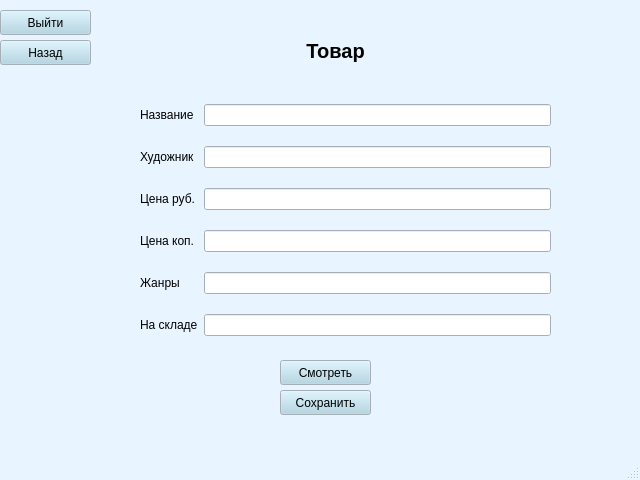
<?xml version="1.0" encoding="UTF-8"?>
<ui version="4.0">
 <class>MainWindow</class>
 <widget class="QMainWindow" name="MainWindow">
  <property name="geometry">
   <rect>
    <x>0</x>
    <y>0</y>
    <width>640</width>
    <height>480</height>
   </rect>
  </property>
  <property name="palette">
   <palette>
    <active>
     <colorrole role="WindowText">
      <brush brushstyle="SolidPattern">
       <color alpha="255">
        <red>0</red>
        <green>0</green>
        <blue>0</blue>
       </color>
      </brush>
     </colorrole>
     <colorrole role="Button">
      <brush brushstyle="SolidPattern">
       <color alpha="255">
        <red>169</red>
        <green>210</green>
        <blue>227</blue>
       </color>
      </brush>
     </colorrole>
     <colorrole role="Light">
      <brush brushstyle="SolidPattern">
       <color alpha="255">
        <red>255</red>
        <green>255</green>
        <blue>255</blue>
       </color>
      </brush>
     </colorrole>
     <colorrole role="Midlight">
      <brush brushstyle="SolidPattern">
       <color alpha="255">
        <red>238</red>
        <green>228</green>
        <blue>255</blue>
       </color>
      </brush>
     </colorrole>
     <colorrole role="Dark">
      <brush brushstyle="SolidPattern">
       <color alpha="255">
        <red>110</red>
        <green>101</green>
        <blue>127</blue>
       </color>
      </brush>
     </colorrole>
     <colorrole role="Mid">
      <brush brushstyle="SolidPattern">
       <color alpha="255">
        <red>147</red>
        <green>134</green>
        <blue>170</blue>
       </color>
      </brush>
     </colorrole>
     <colorrole role="Text">
      <brush brushstyle="SolidPattern">
       <color alpha="255">
        <red>0</red>
        <green>0</green>
        <blue>0</blue>
       </color>
      </brush>
     </colorrole>
     <colorrole role="BrightText">
      <brush brushstyle="SolidPattern">
       <color alpha="255">
        <red>255</red>
        <green>255</green>
        <blue>255</blue>
       </color>
      </brush>
     </colorrole>
     <colorrole role="ButtonText">
      <brush brushstyle="SolidPattern">
       <color alpha="255">
        <red>0</red>
        <green>0</green>
        <blue>0</blue>
       </color>
      </brush>
     </colorrole>
     <colorrole role="Base">
      <brush brushstyle="SolidPattern">
       <color alpha="255">
        <red>255</red>
        <green>255</green>
        <blue>255</blue>
       </color>
      </brush>
     </colorrole>
     <colorrole role="Window">
      <brush brushstyle="SolidPattern">
       <color alpha="255">
        <red>232</red>
        <green>244</green>
        <blue>255</blue>
       </color>
      </brush>
     </colorrole>
     <colorrole role="Shadow">
      <brush brushstyle="SolidPattern">
       <color alpha="255">
        <red>0</red>
        <green>0</green>
        <blue>0</blue>
       </color>
      </brush>
     </colorrole>
     <colorrole role="Highlight">
      <brush brushstyle="SolidPattern">
       <color alpha="255">
        <red>221</red>
        <green>202</green>
        <blue>255</blue>
       </color>
      </brush>
     </colorrole>
     <colorrole role="AlternateBase">
      <brush brushstyle="SolidPattern">
       <color alpha="255">
        <red>238</red>
        <green>228</green>
        <blue>255</blue>
       </color>
      </brush>
     </colorrole>
     <colorrole role="ToolTipBase">
      <brush brushstyle="SolidPattern">
       <color alpha="255">
        <red>255</red>
        <green>255</green>
        <blue>220</blue>
       </color>
      </brush>
     </colorrole>
     <colorrole role="ToolTipText">
      <brush brushstyle="SolidPattern">
       <color alpha="255">
        <red>0</red>
        <green>0</green>
        <blue>0</blue>
       </color>
      </brush>
     </colorrole>
     <colorrole role="PlaceholderText">
      <brush brushstyle="SolidPattern">
       <color alpha="128">
        <red>0</red>
        <green>0</green>
        <blue>0</blue>
       </color>
      </brush>
     </colorrole>
    </active>
    <inactive>
     <colorrole role="WindowText">
      <brush brushstyle="SolidPattern">
       <color alpha="255">
        <red>0</red>
        <green>0</green>
        <blue>0</blue>
       </color>
      </brush>
     </colorrole>
     <colorrole role="Button">
      <brush brushstyle="SolidPattern">
       <color alpha="255">
        <red>169</red>
        <green>210</green>
        <blue>227</blue>
       </color>
      </brush>
     </colorrole>
     <colorrole role="Light">
      <brush brushstyle="SolidPattern">
       <color alpha="255">
        <red>255</red>
        <green>255</green>
        <blue>255</blue>
       </color>
      </brush>
     </colorrole>
     <colorrole role="Midlight">
      <brush brushstyle="SolidPattern">
       <color alpha="255">
        <red>238</red>
        <green>228</green>
        <blue>255</blue>
       </color>
      </brush>
     </colorrole>
     <colorrole role="Dark">
      <brush brushstyle="SolidPattern">
       <color alpha="255">
        <red>110</red>
        <green>101</green>
        <blue>127</blue>
       </color>
      </brush>
     </colorrole>
     <colorrole role="Mid">
      <brush brushstyle="SolidPattern">
       <color alpha="255">
        <red>147</red>
        <green>134</green>
        <blue>170</blue>
       </color>
      </brush>
     </colorrole>
     <colorrole role="Text">
      <brush brushstyle="SolidPattern">
       <color alpha="255">
        <red>0</red>
        <green>0</green>
        <blue>0</blue>
       </color>
      </brush>
     </colorrole>
     <colorrole role="BrightText">
      <brush brushstyle="SolidPattern">
       <color alpha="255">
        <red>255</red>
        <green>255</green>
        <blue>255</blue>
       </color>
      </brush>
     </colorrole>
     <colorrole role="ButtonText">
      <brush brushstyle="SolidPattern">
       <color alpha="255">
        <red>0</red>
        <green>0</green>
        <blue>0</blue>
       </color>
      </brush>
     </colorrole>
     <colorrole role="Base">
      <brush brushstyle="SolidPattern">
       <color alpha="255">
        <red>255</red>
        <green>255</green>
        <blue>255</blue>
       </color>
      </brush>
     </colorrole>
     <colorrole role="Window">
      <brush brushstyle="SolidPattern">
       <color alpha="255">
        <red>232</red>
        <green>244</green>
        <blue>255</blue>
       </color>
      </brush>
     </colorrole>
     <colorrole role="Shadow">
      <brush brushstyle="SolidPattern">
       <color alpha="255">
        <red>0</red>
        <green>0</green>
        <blue>0</blue>
       </color>
      </brush>
     </colorrole>
     <colorrole role="Highlight">
      <brush brushstyle="SolidPattern">
       <color alpha="255">
        <red>221</red>
        <green>202</green>
        <blue>255</blue>
       </color>
      </brush>
     </colorrole>
     <colorrole role="AlternateBase">
      <brush brushstyle="SolidPattern">
       <color alpha="255">
        <red>238</red>
        <green>228</green>
        <blue>255</blue>
       </color>
      </brush>
     </colorrole>
     <colorrole role="ToolTipBase">
      <brush brushstyle="SolidPattern">
       <color alpha="255">
        <red>255</red>
        <green>255</green>
        <blue>220</blue>
       </color>
      </brush>
     </colorrole>
     <colorrole role="ToolTipText">
      <brush brushstyle="SolidPattern">
       <color alpha="255">
        <red>0</red>
        <green>0</green>
        <blue>0</blue>
       </color>
      </brush>
     </colorrole>
     <colorrole role="PlaceholderText">
      <brush brushstyle="SolidPattern">
       <color alpha="128">
        <red>0</red>
        <green>0</green>
        <blue>0</blue>
       </color>
      </brush>
     </colorrole>
    </inactive>
    <disabled>
     <colorrole role="WindowText">
      <brush brushstyle="SolidPattern">
       <color alpha="255">
        <red>110</red>
        <green>101</green>
        <blue>127</blue>
       </color>
      </brush>
     </colorrole>
     <colorrole role="Button">
      <brush brushstyle="SolidPattern">
       <color alpha="255">
        <red>169</red>
        <green>210</green>
        <blue>227</blue>
       </color>
      </brush>
     </colorrole>
     <colorrole role="Light">
      <brush brushstyle="SolidPattern">
       <color alpha="255">
        <red>255</red>
        <green>255</green>
        <blue>255</blue>
       </color>
      </brush>
     </colorrole>
     <colorrole role="Midlight">
      <brush brushstyle="SolidPattern">
       <color alpha="255">
        <red>238</red>
        <green>228</green>
        <blue>255</blue>
       </color>
      </brush>
     </colorrole>
     <colorrole role="Dark">
      <brush brushstyle="SolidPattern">
       <color alpha="255">
        <red>110</red>
        <green>101</green>
        <blue>127</blue>
       </color>
      </brush>
     </colorrole>
     <colorrole role="Mid">
      <brush brushstyle="SolidPattern">
       <color alpha="255">
        <red>147</red>
        <green>134</green>
        <blue>170</blue>
       </color>
      </brush>
     </colorrole>
     <colorrole role="Text">
      <brush brushstyle="SolidPattern">
       <color alpha="255">
        <red>110</red>
        <green>101</green>
        <blue>127</blue>
       </color>
      </brush>
     </colorrole>
     <colorrole role="BrightText">
      <brush brushstyle="SolidPattern">
       <color alpha="255">
        <red>255</red>
        <green>255</green>
        <blue>255</blue>
       </color>
      </brush>
     </colorrole>
     <colorrole role="ButtonText">
      <brush brushstyle="SolidPattern">
       <color alpha="255">
        <red>110</red>
        <green>101</green>
        <blue>127</blue>
       </color>
      </brush>
     </colorrole>
     <colorrole role="Base">
      <brush brushstyle="SolidPattern">
       <color alpha="255">
        <red>232</red>
        <green>244</green>
        <blue>255</blue>
       </color>
      </brush>
     </colorrole>
     <colorrole role="Window">
      <brush brushstyle="SolidPattern">
       <color alpha="255">
        <red>232</red>
        <green>244</green>
        <blue>255</blue>
       </color>
      </brush>
     </colorrole>
     <colorrole role="Shadow">
      <brush brushstyle="SolidPattern">
       <color alpha="255">
        <red>0</red>
        <green>0</green>
        <blue>0</blue>
       </color>
      </brush>
     </colorrole>
     <colorrole role="Highlight">
      <brush brushstyle="SolidPattern">
       <color alpha="255">
        <red>145</red>
        <green>145</green>
        <blue>145</blue>
       </color>
      </brush>
     </colorrole>
     <colorrole role="AlternateBase">
      <brush brushstyle="SolidPattern">
       <color alpha="255">
        <red>221</red>
        <green>202</green>
        <blue>255</blue>
       </color>
      </brush>
     </colorrole>
     <colorrole role="ToolTipBase">
      <brush brushstyle="SolidPattern">
       <color alpha="255">
        <red>255</red>
        <green>255</green>
        <blue>220</blue>
       </color>
      </brush>
     </colorrole>
     <colorrole role="ToolTipText">
      <brush brushstyle="SolidPattern">
       <color alpha="255">
        <red>0</red>
        <green>0</green>
        <blue>0</blue>
       </color>
      </brush>
     </colorrole>
     <colorrole role="PlaceholderText">
      <brush brushstyle="SolidPattern">
       <color alpha="128">
        <red>0</red>
        <green>0</green>
        <blue>0</blue>
       </color>
      </brush>
     </colorrole>
    </disabled>
   </palette>
  </property>
  <property name="windowTitle">
   <string>MainWindow</string>
  </property>
  <widget class="QWidget" name="centralwidget">
   <widget class="QWidget" name="gridLayoutWidget_2">
    <property name="geometry">
     <rect>
      <x>140</x>
      <y>90</y>
      <width>411</width>
      <height>261</height>
     </rect>
    </property>
    <layout class="QGridLayout" name="gridLayout_2">
     <property name="leftMargin">
      <number>0</number>
     </property>
     <property name="topMargin">
      <number>0</number>
     </property>
     <property name="bottomMargin">
      <number>0</number>
     </property>
     <property name="verticalSpacing">
      <number>6</number>
     </property>
     <item row="7" column="0">
      <widget class="QLabel" name="label_8">
       <property name="text">
        <string>Цена коп.</string>
       </property>
      </widget>
     </item>
     <item row="4" column="1">
      <widget class="QLineEdit" name="artist">
       <property name="readOnly">
        <bool>true</bool>
       </property>
      </widget>
     </item>
     <item row="2" column="0">
      <widget class="QLabel" name="label_2">
       <property name="text">
        <string>Название</string>
       </property>
      </widget>
     </item>
     <item row="6" column="1">
      <widget class="QLineEdit" name="pr1"/>
     </item>
     <item row="8" column="1">
      <widget class="QLineEdit" name="genres">
       <property name="readOnly">
        <bool>true</bool>
       </property>
      </widget>
     </item>
     <item row="8" column="0">
      <widget class="QLabel" name="label_7">
       <property name="text">
        <string>Жанры</string>
       </property>
      </widget>
     </item>
     <item row="7" column="1">
      <widget class="QLineEdit" name="pr2"/>
     </item>
     <item row="2" column="1">
      <widget class="QLineEdit" name="name"/>
     </item>
     <item row="4" column="0">
      <widget class="QLabel" name="label_4">
       <property name="text">
        <string>Художник</string>
       </property>
      </widget>
     </item>
     <item row="6" column="0">
      <widget class="QLabel" name="label_6">
       <property name="text">
        <string>Цена руб.</string>
       </property>
      </widget>
     </item>
     <item row="9" column="0">
      <widget class="QLabel" name="label_9">
       <property name="text">
        <string>На складе</string>
       </property>
      </widget>
     </item>
     <item row="9" column="1">
      <widget class="QLineEdit" name="genres_2">
       <property name="readOnly">
        <bool>true</bool>
       </property>
      </widget>
     </item>
    </layout>
   </widget>
   <widget class="QLabel" name="label">
    <property name="geometry">
     <rect>
      <x>160</x>
      <y>20</y>
      <width>351</width>
      <height>62</height>
     </rect>
    </property>
    <property name="palette">
     <palette>
      <active>
       <colorrole role="Button">
        <brush brushstyle="SolidPattern">
         <color alpha="255">
          <red>173</red>
          <green>127</green>
          <blue>168</blue>
         </color>
        </brush>
       </colorrole>
      </active>
      <inactive>
       <colorrole role="Button">
        <brush brushstyle="SolidPattern">
         <color alpha="255">
          <red>173</red>
          <green>127</green>
          <blue>168</blue>
         </color>
        </brush>
       </colorrole>
      </inactive>
      <disabled>
       <colorrole role="Button">
        <brush brushstyle="SolidPattern">
         <color alpha="255">
          <red>173</red>
          <green>127</green>
          <blue>168</blue>
         </color>
        </brush>
       </colorrole>
      </disabled>
     </palette>
    </property>
    <property name="font">
     <font>
      <pointsize>15</pointsize>
      <italic>false</italic>
      <strikeout>false</strikeout>
      <kerning>true</kerning>
     </font>
    </property>
    <property name="text">
     <string>&lt;html&gt;&lt;head/&gt;&lt;body&gt;&lt;p align=&quot;center&quot;&gt;&lt;span style=&quot; font-weight:600;&quot;&gt;Товар&lt;/span&gt;&lt;/p&gt;&lt;/body&gt;&lt;/html&gt;</string>
    </property>
   </widget>
   <widget class="QPushButton" name="exit">
    <property name="geometry">
     <rect>
      <x>0</x>
      <y>10</y>
      <width>91</width>
      <height>25</height>
     </rect>
    </property>
    <property name="text">
     <string>Выйти</string>
    </property>
   </widget>
   <widget class="QPushButton" name="back">
    <property name="geometry">
     <rect>
      <x>0</x>
      <y>40</y>
      <width>91</width>
      <height>25</height>
     </rect>
    </property>
    <property name="text">
     <string>Назад</string>
    </property>
   </widget>
   <widget class="QPushButton" name="look">
    <property name="geometry">
     <rect>
      <x>280</x>
      <y>360</y>
      <width>91</width>
      <height>25</height>
     </rect>
    </property>
    <property name="text">
     <string>Смотреть</string>
    </property>
   </widget>
   <widget class="QPushButton" name="save">
    <property name="geometry">
     <rect>
      <x>280</x>
      <y>390</y>
      <width>91</width>
      <height>25</height>
     </rect>
    </property>
    <property name="text">
     <string>Сохранить</string>
    </property>
   </widget>
  </widget>
  <widget class="QMenuBar" name="menubar">
   <property name="geometry">
    <rect>
     <x>0</x>
     <y>0</y>
     <width>640</width>
     <height>22</height>
    </rect>
   </property>
  </widget>
  <widget class="QStatusBar" name="statusbar"/>
 </widget>
 <resources/>
 <connections/>
</ui>
